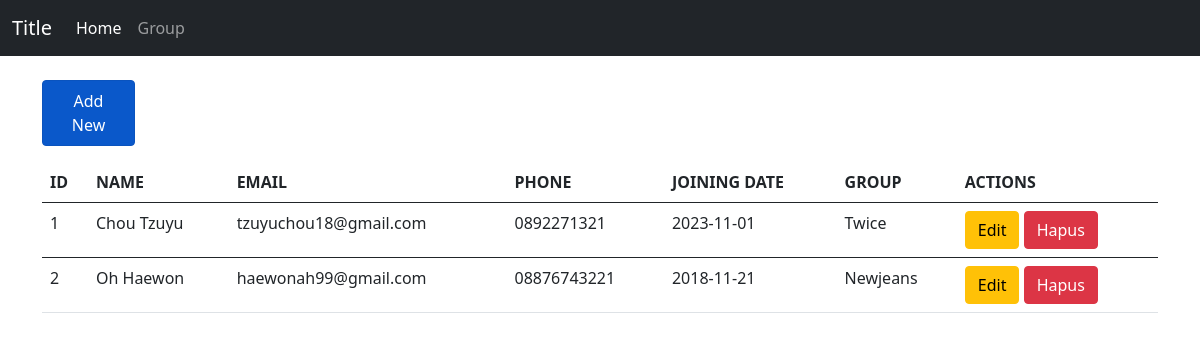
/SourceCode/index.php, run on the app's committed database.
### tables this page shows
CREATE TABLE `members` (
  `id` int(11) NOT NULL,
  `name` varchar(100) NOT NULL,
  `email` varchar(100) NOT NULL,
  `phone` varchar(100) NOT NULL,
  `id_group` int(11) NOT NULL,
  `join_date` date NOT NULL
);

CREATE TABLE `group` (
  `group_id` int(11) NOT NULL,
  `group_name` varchar(100) NOT NULL
);

### SourceCode/controllers/Member.controller.php (called while the page is built, shortened)
<?php
include("models/Member.class.php");
include("models/Group.class.php");
include("views/Member.view.php");
class MemberController {
  private $member;
  function __construct(){
    $this->member = new Member(Connection::$db_hostname, Connection::$db_username, Connection::$db_password, Connection::$db_name);
  }
  public function index() {
    $this->member->open();
    $this->member->getMember();
    $dataMember = array();
    while($row = $this->member->getResult()){
      array_push($dataMember, $row);
    }
    $view = new MemberView();
    $view->render($dataMember);
  }
}

### SourceCode/views/Member.view.php (the view, shortened to what this page needs)
<?php
    class MemberView{
      public function render($data){
        $no = 1;
        $dataMember = null;
        $dataHeader = null;
        $dataHeader .= "
        <thead>
          <tr>
            <th>ID</th>
            <th>NAME</th>
            <th>EMAIL</th>
            <th>PHONE</th>
            <th>JOINING DATE</th>
            <th>GROUP</th>
            <th>ACTIONS</th>
          </tr>
        </thead>";
        foreach($data as $val){
          list($id, $name, $email, $phone,  $join,$group_name) = $val;
              $dataMember .= "
              <tbody>
                      <tr>
                      <td>" . $no++ . "</td>
                      <td>" . $name . "</td>
                      <td>" . $email . "</td>
                      <td>" . $phone . "</td>
                      <td>" . $join . "</td>
                      <td>" . $group_name . "</td>
                      <td>
                      <a href='index.php?id_edit=" . $id .  "' class='btn btn-warning''>Edit</a>
                      <a href='index.php?id_hapus=" . $id . "' class='btn btn-danger' onclick='return confirmDelete()'>Hapus</a>
                      </td>
                      </tr>
              </tbody>";
        }
      }
    }
?>

### SourceCode/index.php (shortened to what this page needs)
<?php
include("models/Template.class.php");
include("controllers/Member.controller.php");
$member = new MemberController();
if (!empty($_GET['id_add'])) {
    $member->add();
}
else if (!empty($_GET['id_hapus'])) {
    $id = $_GET['id_hapus'];
    $member->delete($id);
    header("location:index.php");
}
else if (!empty($_GET['id_edit'])) {
    $id = $_GET['id_edit'];
    $member->edit($id);
}
else {
    $member->index();
}

### SourceCode/models/Template.class.php (shortened to what this page needs)
<?php
class Template
{
    var $content = '';
    function __construct($filename='')
    {
        $this->content = implode('', @file($filename));
    }
    function clear()
    {
        $this->content = preg_replace("/DATA_[A-Z|_|0-9]+/", "", $this->content);
    }
    function write()
    {
        print $this->content;
    }
    function replace($old = '', $new = '')
    {
        if (is_int($new)) {
            $value = sprintf("%d", $new);
        }
        elseif (is_float($new)) {
            $value = sprintf("%f", $new);
        }
        elseif (is_array($new)) {
            $value = '';
            foreach ($new as $item) {
                $value .= $item. ' ';
            }
        }
        else {
            $value = $new;
        }
        $this->content = preg_replace("/$old/", $value, $this->content);
    }
}
?>

### data on the page
members: name "Chou Tzuyu", email "tzuyuchou18@gmail.com", phone "0892271321", join_date "2023-11-01", id_group.group_name "Twice"
members: name "Oh Haewon", email "haewonah99@gmail.com", phone "08876743221", join_date "2018-11-21", id_group.group_name "Newjeans"

### other printed values
$this->content "Title Home Group Add New"
